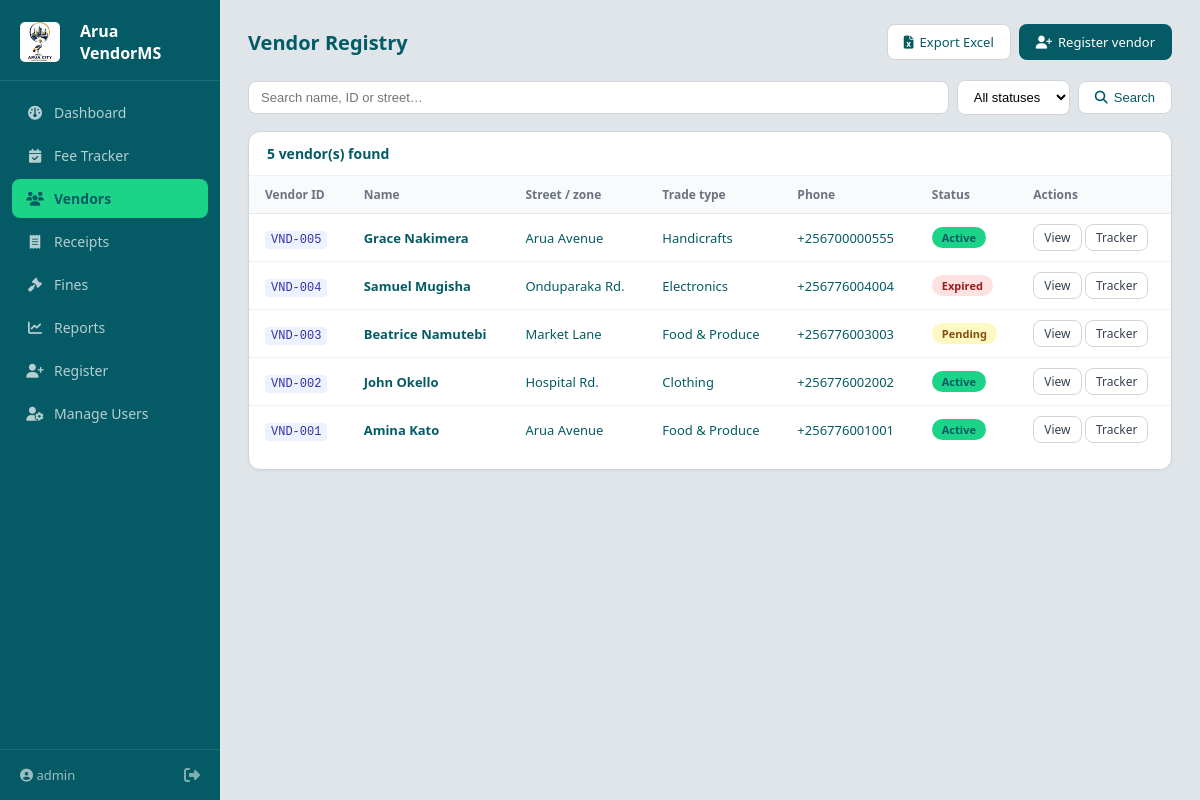
/vendors (signed in), run on the app's committed database.
### models.py (models this page shows, shortened)
class User(UserMixin, db.Model):
    __tablename__ = 'users' # Name of the table in the SQL database
    id       = db.Column(db.Integer, primary_key=True)
    username = db.Column(db.String(80),  unique=True, nullable=False)
    email    = db.Column(db.String(120), unique=True, nullable=False)
    password_hash = db.Column(db.String(200), nullable=False)
    role          = db.Column(db.String(30), default='field_officer')
    vendor_ptr    = db.Column(db.Integer, db.ForeignKey('vendors.id'), nullable=True)
    created_at    = db.Column(db.String(30), default='')

class Vendor(db.Model):
    __tablename__ = 'vendors'
    id           = db.Column(db.Integer, primary_key=True)
    vendor_id    = db.Column(db.String(20),  unique=True, nullable=False)
    full_name    = db.Column(db.String(100), nullable=False)
    phone        = db.Column(db.String(20),  nullable=False)
    nin          = db.Column(db.String(30),  default='')
    dob          = db.Column(db.String(20),  default='')
    street_id    = db.Column(db.Integer, db.ForeignKey('streets.id'), nullable=True)
    street       = db.Column(db.String(100), nullable=True)
    trade_type   = db.Column(db.String(60),  nullable=False)
    stall_number = db.Column(db.String(20),  default='')
    permit_start = db.Column(db.String(20),  default='')
    permit_end   = db.Column(db.String(20),  default='')
    status       = db.Column(db.String(20),  default='Active')
    notes        = db.Column(db.Text,        default='')
    registered_at = db.Column(db.String(30), default='')
    receipts     = db.relationship('Receipt', backref='vendor_ref', lazy=True)
    fee_payments  = db.relationship('FeePayment', backref='vendor_ref', lazy=True)
    street_ref   = db.relationship('Street', backref='vendors', lazy=True)

class Street(db.Model):
    __tablename__ = 'streets'
    id   = db.Column(db.Integer, primary_key=True)
    name = db.Column(db.String(100), unique=True, nullable=False)

### app.py (the view, shortened to what this page needs)
@app.route('/vendors')
@login_required
def vendors():
    search  = request.args.get('search', '')
    status  = request.args.get('status', '')
    query   = Vendor.query
    if status:
        query = query.filter(Vendor.status == status) # Filter by status dropdown
    vendor_list = query.order_by(Vendor.id.desc()).all()
    return render_template('vendors.html', vendors=vendor_list, search=search, status=status)

### app.py (called while the page is built, shortened)
@app.before_request
def initialize_database():
    if IS_VERCEL and not db_url:
        return "<h1>Arua City System: Setup Required</h1><p>Vercel detected. Please add your <b>DATABASE_URL</b> to the Vercel Environment Variables to go live.</p>", 500

@login_manager.user_loader
def load_user(user_id):
    return User.query.get(int(user_id))

### templates/vendors.html (shortened to what this page needs)
{% extends 'base.html' %}
{% block content %}
<div class="page-header">
  <h2>Vendor Registry</h2>
  <div style="display:flex;gap:8px;">
    <a href="{{ url_for('export_vendors') }}" class="btn-secondary">
      <i class="fa-solid fa-file-excel"></i> Export Excel
    </a>
    <a href="{{ url_for('register_vendor') }}" class="btn-primary">
      <i class="fa-solid fa-user-plus"></i> Register vendor
    </a>
  </div>
</div>
<form method="GET" class="search-bar">
  <input type="text" name="search" placeholder="Search name, ID or street…" value="{{ search }}">
  <select name="status">
    <option value="">All statuses</option>
  </select>
  <button type="submit" class="btn-secondary"><i class="fa-solid fa-magnifying-glass"></i> Search</button>
</form>
<div class="card">
  <div class="card-header">
    <span>{{ vendors|length }} vendor(s) found</span>
  </div>
  <div class="table-responsive">
    <table class="data-table">
      <thead>
        <tr>
          <th>Vendor ID</th>
          <th>Name</th>
          <th>Street / zone</th>
          <th>Trade type</th>
          <th>Phone</th>
          <th>Status</th>
          <th>Actions</th>
        </tr>
      </thead>
      <tbody>
        {% for v in vendors %}
        <tr>
          <td><code>{{ v.vendor_id }}</code></td>
          <td><strong>{{ v.full_name }}</strong></td>
          <td>{{ v.street_ref.name if v.street_ref else v.street }}</td>
          <td>{{ v.trade_type }}</td>
          <td>{{ v.phone }}</td>
          <td>
            <span class="badge badge-{{ 'success' if v.status=='Active' else 'danger' if v.status in ['Expired', 'NotPaid'] else 'warn' }}">
              {{ v.status }}
            </span>
          </td>
          <td>
            <a href="{{ url_for('vendor_detail', vendor_id=v.id) }}" class="btn-sm">View</a>
            <a href="{{ url_for('fee_tracker') }}?search={{ v.vendor_id }}" class="btn-sm">Tracker</a>
          </td>
        </tr>
        {% else %}
        <tr><td colspan="7" class="empty">No vendors found. <a href="{{ url_for('register_vendor') }}">Register one?</a></td></tr>
        {% endfor %}
      </tbody>
    </table>
  </div>
</div>
{% endblock %}

### templates/base.html (shortened to what this page needs)
<!DOCTYPE html>
<html lang="en">
<head>
  <link rel="stylesheet" href="{{ url_for('static', filename='css/style.css') }}">
  <link rel="stylesheet" href="https://cdnjs.cloudflare.com/ajax/libs/font-awesome/6.5.0/css/all.min.css">
</head>
<body>
{% if current_user.is_authenticated %}
<aside class="sidebar">
  <div class="sidebar-brand">
    <img src="{{ url_for('static', filename='img/logo.png') }}" alt="Logo" style="width: 40px; height: 40px; object-fit: contain; border-radius: 5px; margin-right: 10px;">
    <span>Arua VendorMS</span>
  </div>
  <nav class="sidebar-nav">
    <a href="{{ url_for('dashboard') }}" class="nav-link {% if request.endpoint=='dashboard' %}active{% endif %}">
      <i class="fa-solid fa-gauge"></i> Dashboard
    </a>
    {% if current_user.role in ['admin', 'field_officer', 'finance_officer'] %}
    <a href="{{ url_for('fee_tracker') }}" class="nav-link {% if request.endpoint=='fee_tracker' %}active{% endif %}">
      <i class="fa-solid fa-calendar-check"></i> Fee Tracker
    </a>
    <a href="{{ url_for('vendors') }}" class="nav-link {% if 'vendor' in request.endpoint and request.endpoint != 'register_vendor' %}active{% endif %}">
      <i class="fa-solid fa-users"></i> Vendors
    </a>
    {% endif %}
    <a href="{{ url_for('receipts') }}" class="nav-link {% if 'receipt' in request.endpoint %}active{% endif %}">
      <i class="fa-solid fa-receipt"></i> Receipts
    </a>
    <a href="{{ url_for('fines') }}" class="nav-link {% if request.endpoint=='fines' %}active{% endif %}">
      <i class="fa-solid fa-gavel"></i> Fines
    </a>
    {% if current_user.role in ['admin', 'finance_officer'] %}
    <a href="{{ url_for('reports') }}" class="nav-link {% if request.endpoint=='reports' %}active{% endif %}">
      <i class="fa-solid fa-chart-line"></i> Reports
    </a>
    {% endif %}
    {% if current_user.role in ['admin', 'field_officer'] %}
    <a href="{{ url_for('register_vendor') }}" class="nav-link {% if request.endpoint=='register_vendor' %}active{% endif %}">
      <i class="fa-solid fa-user-plus"></i> Register
    </a>
    {% endif %}
    {% if current_user.role == 'admin' %}
    <a href="{{ url_for('manage_users') }}" class="nav-link {% if request.endpoint=='manage_users' %}active{% endif %}">
      <i class="fa-solid fa-user-gear"></i> Manage Users
    </a>
    {% endif %}
  </nav>
  <div class="sidebar-footer">
    <span><i class="fa-solid fa-circle-user"></i> {{ current_user.username }}</span>
    <a href="{{ url_for('logout') }}" class="logout-link" title="Logout"><i class="fa-solid fa-right-from-bracket"></i></a>
  </div>
</aside>
<main class="main-content">
  {% block content %}{% endblock %}
</main>
{% else %}
  {% block auth_content %}{% endblock %}
{% endif %}
</body>
</html>

### css/style.css (style rules this page uses)
*, *::before, *::after { box-sizing: border-box; margin: 0; padding: 0; }
:root { --sidebar-bg: #055b65; --primary: #45828b; --accent: #1bd488; --bg: #e0e5e9; --text: #055b65; --white: #ffffff; }
body { font-family: 'Segoe UI', system-ui, sans-serif; font-size: 14px; color: var(--text); background: var(--bg); min-height: 100vh; }
a { color: var(--primary); text-decoration: none; }
code { font-family: 'Courier New', monospace; font-size: 12px; background: #eef2ff; padding: 2px 6px; border-radius: 4px; color: #3730a3; }
.sidebar { position: fixed; top: 0; left: 0; width: 220px; height: 100vh; background: var(--sidebar-bg); display: flex; flex-direction: column; padding: 0; z-index: 100; }
.main-content { margin-left: 220px; padding: 24px 28px; min-height: 100vh; }
.sidebar-brand { display: flex; align-items: center; gap: 10px; padding: 20px 20px 16px; font-size: 16px; font-weight: 700; color: #fff; border-bottom: 1px solid rgba(255,255,255,.1); }
.sidebar-nav { flex: 1; padding: 12px 12px; display: flex; flex-direction: column; gap: 4px; }
.nav-link { display: flex; align-items: center; gap: 10px; padding: 10px 14px; border-radius: 8px; color: rgba(255,255,255,.7); font-size: 14px; transition: background .15s, color .15s; }
.nav-link i { width: 18px; text-align: center; }
.nav-link.active { background: var(--accent); color: var(--sidebar-bg); font-weight: 600; }
.sidebar-footer { padding: 14px 20px; border-top: 1px solid rgba(255,255,255,.1); display: flex; align-items: center; justify-content: space-between; color: rgba(255,255,255,.6); font-size: 13px; }
.logout-link { color: rgba(255,255,255,.5); font-size: 16px; }
.page-header { display: flex; align-items: center; justify-content: space-between; margin-bottom: 20px; }
.page-header h2 { font-size: 20px; font-weight: 600; color: var(--sidebar-bg); }
.card { background: #fff; border-radius: 12px; border: 1px solid #d1d5db; margin-bottom: 16px; overflow: hidden; box-shadow: 0 1px 3px rgba(0,0,0,0.05); }
.card-header { padding: 12px 18px; border-bottom: 1px solid #f0f0f0; display: flex; align-items: center; justify-content: space-between; font-weight: 600; font-size: 14px; color: var(--sidebar-bg); }
.data-table { width: 100%; border-collapse: collapse; font-size: 13px; }
.data-table th { padding: 10px 16px; text-align: left; font-weight: 600; font-size: 12px; color: #6b7280; background: #f9fafb; border-bottom: 1px solid #e5e7eb; }
.data-table td { padding: 10px 16px; border-bottom: 1px solid #f0f0f0; }
.data-table tr:last-child td { border-bottom: none; }
.badge { display: inline-block; padding: 3px 10px; border-radius: 20px; font-size: 11px; font-weight: 600; }
.badge-success { background: var(--accent); color: var(--sidebar-bg); }
.badge-warn { background: #fef9c3; color: #854d0e; }
.badge-danger { background: #fee2e2; color: #991b1b; }
.btn-primary, .btn-secondary, .btn-ghost, .btn-sm { display: inline-flex; align-items: center; gap: 6px; padding: 8px 16px; border-radius: 8px; font-size: 13px; font-weight: 500; cursor: pointer; border: 1px solid transparent; transition: all .15s; text-decoration: none; }
.btn-primary { background: var(--sidebar-bg); color: #fff; }
.btn-secondary { background: #fff; color: var(--sidebar-bg); border-color: #d1d5db; }
.btn-sm { padding: 4px 10px; font-size: 12px; background: #fff; border-color: #d1d5db; color: #374151; }
.search-bar { display: flex; gap: 8px; margin-bottom: 16px; align-items: center; }
.search-bar input, .search-bar select { padding: 8px 12px; border: 1px solid #d1d5db; border-radius: 8px; font-size: 13px; background: #fff; }
.search-bar input { flex: 1; }
.table-responsive { width: 100%; overflow-x: auto; -webkit-overflow-scrolling: touch; margin-bottom: 1rem; border-radius: 8px; }
.data-table { width: 100%; border-collapse: collapse; font-size: 13px; min-width: 600px; }

### data on the page
User: username "admin"
Vendor: vendor_id "VND-005", full_name "Grace Nakimera", street_ref "Arua Avenue", trade_type "Handicrafts", phone "+256700000555", status "Active"
Vendor: vendor_id "VND-004", full_name "Samuel Mugisha", street_ref "Onduparaka Rd.", trade_type "Electronics", phone "+256776004004", status "Expired"
Vendor: vendor_id "VND-003", full_name "Beatrice Namutebi", street_ref "Market Lane", trade_type "Food & Produce", phone "+256776003003", status "Pending"
Vendor: vendor_id "VND-002", full_name "John Okello", street_ref "Hospital Rd.", trade_type "Clothing", phone "+256776002002", status "Active"
Vendor: vendor_id "VND-001", full_name "Amina Kato", street_ref "Arua Avenue", trade_type "Food & Produce", phone "+256776001001", status "Active"

### other printed values
{{ vendors|length }} "5"
